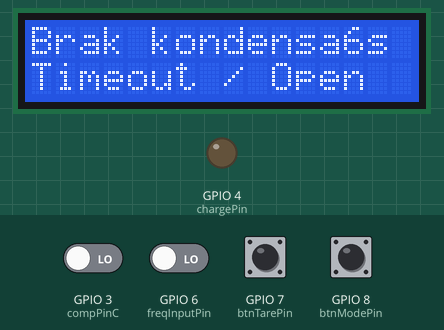
Simulated run of this sketch. Board: ESP32-S3. On the bench: 16×2 character LCD, output pins drawn as LEDs (lit = HIGH). The test bench sets the inputs (shaded band); at power-on: GPIO 7 (btnTarePin), GPIO 8 (btnModePin) HIGH, GPIO 3 (compPinC), GPIO 6 (freqInputPin) LOW.

Above: at 5.6 s.
5.7 s: GPIO 8 (btnModePin) pulled LOW for 0.15 s
At 6.2 s:
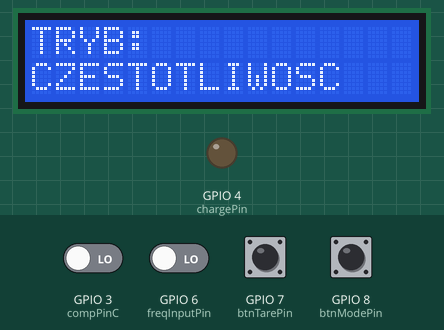
8.7 s: GPIO 6 (freqInputPin) driven HIGH
At 10.0 s:
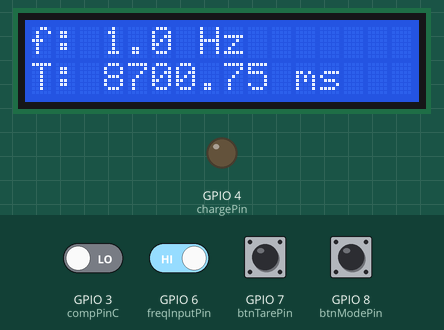
11.7 s: GPIO 7 (btnTarePin) pulled LOW for 0.15 s
At 12.9 s:
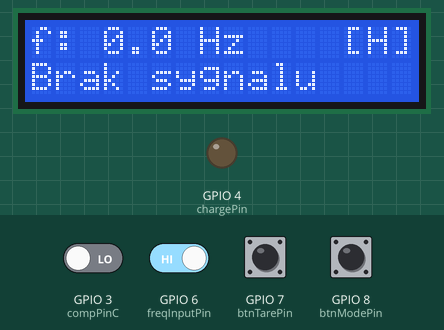
13.3 s: GPIO 8 (btnModePin) pulled LOW for 1 s
At 14.4 s:
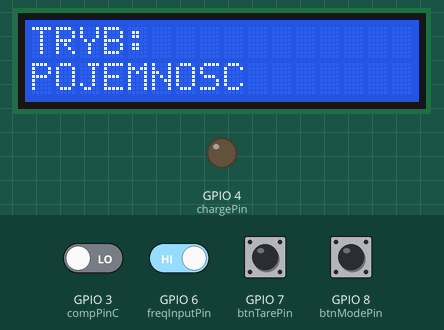
16.3 s: GPIO 3 (compPinC) driven HIGH
At 17.1 s:
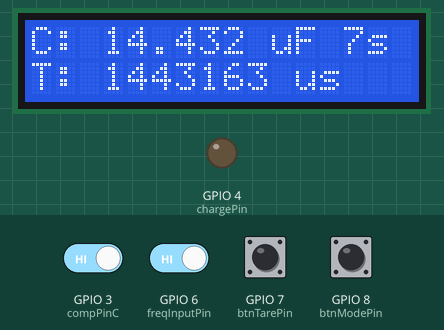
19.3 s: GPIO 8 (btnModePin) pulled LOW for 0.15 s
At 21.4 s:
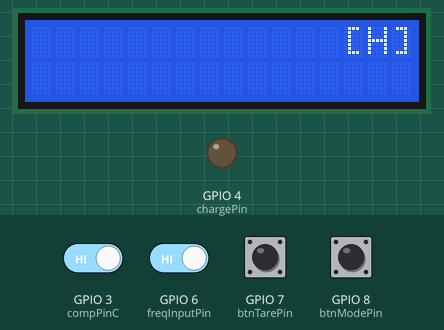
Timing chart, 0 to 22.9 s (numbered marks = the images above; inputs shaded):
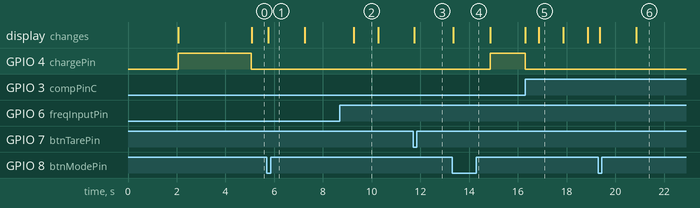

Measured:
- after the input at 5.7 s, the display: changes after 0.06 s (image 1)
- after the input at 8.7 s, the display: changes after 0.56 s (image 2)
- after the input at 11.7 s, the display: changes after 0.05 s (image 3)
- after the input at 13.3 s, GPIO 4 (chargePin): LOW → HIGH after 1.6 s; the display: changes after 0.05 s (image 4)
- after the input at 16.3 s, GPIO 4 (chargePin): HIGH → LOW after 0.00 s instead of 1.6 s; the display: first changes at once (image 5 shows a later state)
- after the input at 19.3 s, the display: first changes after 0.05 s (image 6 shows a later state)
- what the display in image 2 shows lasts 1.0 s, from 9.3 s to 10.3 s

The sketch:

cap_frq_meter.ino
```cpp
#include <Arduino.h>
#include <LiquidCrystal.h>

// --- Konfiguracja PINów ---
const int rs = 21, en = 20, d4 = 19, d5 = 18, d6 = 10, d7 = 9;
const int chargePin = 4;
const int compPinC = 3;
const int freqInputPin = 6;
const int btnModePin = 8;
const int btnTarePin = 7;

LiquidCrystal lcd(rs, en, d4, d5, d6, d7);

// --- Zmienne globalne ---
enum Mode { MODE_CAPACITANCE, MODE_FREQUENCY };
Mode currentMode = MODE_CAPACITANCE;

bool isPaused = false;
float offset_nF = 0.0;
const float R = 100000.0; // 100k Ohm
unsigned long lastCapMeasureTime = 0; // Czas ostatniego pomiaru C

// Zmienne dla pojemności (C)
volatile uint32_t t_start = 0;
volatile uint32_t t_stop = 0;
volatile bool doneC = false;

// Zmienne dla częstotliwości (F)
volatile unsigned long pulseCount = 0;
bool lastFreqState = false;
unsigned long lastPulseTime = 0;
unsigned long currentPeriod = 0;
unsigned long lastReportTime = 0;

// --- Przerwania ---
void IRAM_ATTR onComparatorMatch() {
  t_stop = micros();
  digitalWrite(chargePin, LOW);
  doneC = true;
}

void setup() {
  lcd.begin(16, 2);
  lcd.print("Miernik C i f");
  lcd.setCursor(0, 1);
  lcd.print("V2.0 - Rozszerz.");
  delay(2000);

  pinMode(chargePin, OUTPUT);
  digitalWrite(chargePin, LOW);
  pinMode(compPinC, INPUT);
  pinMode(freqInputPin, INPUT);
  pinMode(btnModePin, INPUT_PULLUP);
  pinMode(btnTarePin, INPUT_PULLUP);

  attachInterrupt(digitalPinToInterrupt(compPinC), onComparatorMatch, RISING);
  lcd.clear();
}

void showTransition(const char* text) {
  lcd.clear();
  lcd.setCursor(0, 0);
  lcd.print("TRYB:");
  lcd.setCursor(0, 1);
  lcd.print(text);
  delay(1500);
  lcd.clear();
}

// --- Funkcja formatująca jednostki C ---
void displayCapacitance(float nF) {
  lcd.setCursor(0, 0);
  lcd.print("C: ");
  if (nF < 1.0) {
    lcd.print(nF * 1000.0, 1);
    lcd.print(" pF     ");
  } else if (nF >= 1000.0) {
    lcd.print(nF / 1000.0, 3);
    lcd.print(" uF     ");
  } else {
    lcd.print(nF, 3);
    lcd.print(" nF     ");
  }
}

void handleCapacitance() {
  unsigned long currentMillis = millis();

  // Obsługa tary (wymusza natychmiastowy pomiar)
  if (digitalRead(btnTarePin) == LOW) {
    doneC = false;
    t_start = micros();
    digitalWrite(chargePin, HIGH);
    uint32_t t0 = millis();
    while (!doneC && (millis() - t0 < 1000)) yield();
    if (doneC) {
      offset_nF = ((float)(t_stop - t_start) / R) * 1000.0;
      lcd.setCursor(0, 1);
      lcd.print("TARA: OK!      ");
      delay(800);
    }
    lastCapMeasureTime = currentMillis; // Resetuj timer po tarowaniu
  }

  // Pomiar co 10 sekund (lub jeśli to pierwszy pomiar)
  if (currentMillis - lastCapMeasureTime >= 10000 || lastCapMeasureTime == 0) {
    doneC = false;
    t_start = micros();
    digitalWrite(chargePin, HIGH);

    uint32_t startTimeCheck = millis();
    while (!doneC && (millis() - startTimeCheck < 3000)) {
      if (digitalRead(btnModePin) == LOW) return;
      yield();
    }

    if (doneC) {
      float deltaT = (float)(t_stop - t_start);
      float raw_nF = (deltaT / R) * 1000.0;
      float capacitance_nF = raw_nF - offset_nF;
      if (capacitance_nF < 0) capacitance_nF = 0;

      displayCapacitance(capacitance_nF);
      lcd.setCursor(0, 1);
      lcd.print("T: "); lcd.print((int)deltaT); lcd.print(" us    ");
    } else {
      digitalWrite(chargePin, LOW);
      lcd.setCursor(0, 0);
      lcd.print("Brak kondensat.");
      lcd.setCursor(0, 1);
      lcd.print("Timeout / Open ");
    }
    lastCapMeasureTime = currentMillis;
  } else {
    // Odliczanie do następnego pomiaru na LCD (opcjonalne)
    lcd.setCursor(13, 0);
    lcd.print((10000 - (currentMillis - lastCapMeasureTime)) / 1000);
    lcd.print("s ");
  }
}

void handleFrequency() {
  unsigned long now = millis();
  unsigned long nowMicros = micros();

  static bool lastTareBtnState = HIGH;
  bool currentTareBtnState = digitalRead(btnTarePin);
  if (currentTareBtnState == LOW && lastTareBtnState == HIGH) {
    isPaused = !isPaused;
    delay(50);
  }
  lastTareBtnState = currentTareBtnState;

  if (isPaused) {
    lcd.setCursor(13, 0);
    lcd.print("[H]");
    return;
  }

  bool currentState = digitalRead(freqInputPin);
  if (currentState == HIGH && lastFreqState == LOW) {
    pulseCount++;
    currentPeriod = nowMicros - lastPulseTime;
    lastPulseTime = nowMicros;
  }
  lastFreqState = currentState;

  if (now - lastReportTime >= 1000) {
    float frequency = (float)pulseCount;

    lcd.clear();
    lcd.setCursor(0, 0);
    lcd.print("f: ");
    if (frequency >= 1000.0) {
      lcd.print(frequency / 1000.0, 3); lcd.print(" kHz");
    } else {
      lcd.print(frequency, 1); lcd.print(" Hz");
    }

    lcd.setCursor(0, 1);
    if (pulseCount > 0) {
      float periodMs = currentPeriod / 1000.0;
      if (periodMs < 1.0) {
        lcd.print("T: "); lcd.print(periodMs * 1000.0, 1); lcd.print(" us");
      } else {
        lcd.print("T: "); lcd.print(periodMs, 2); lcd.print(" ms");
      }
    } else {
      lcd.print("Brak sygnalu");
    }

    pulseCount = 0;
    lastReportTime = now;
  }
}

void loop() {
  if (digitalRead(btnModePin) == LOW) {
    delay(50);
    if (currentMode == MODE_CAPACITANCE) {
      currentMode = MODE_FREQUENCY;
      showTransition("CZESTOTLIWOSC");
    } else {
      currentMode = MODE_CAPACITANCE;
      showTransition("POJEMNOSC");
      lastCapMeasureTime = 0; // Wymuś natychmiastowy pomiar po powrocie
    }
    while(digitalRead(btnModePin) == LOW);
  }

  if (currentMode == MODE_CAPACITANCE) {
    handleCapacitance();
  } else {
    handleFrequency();
  }
}
```
